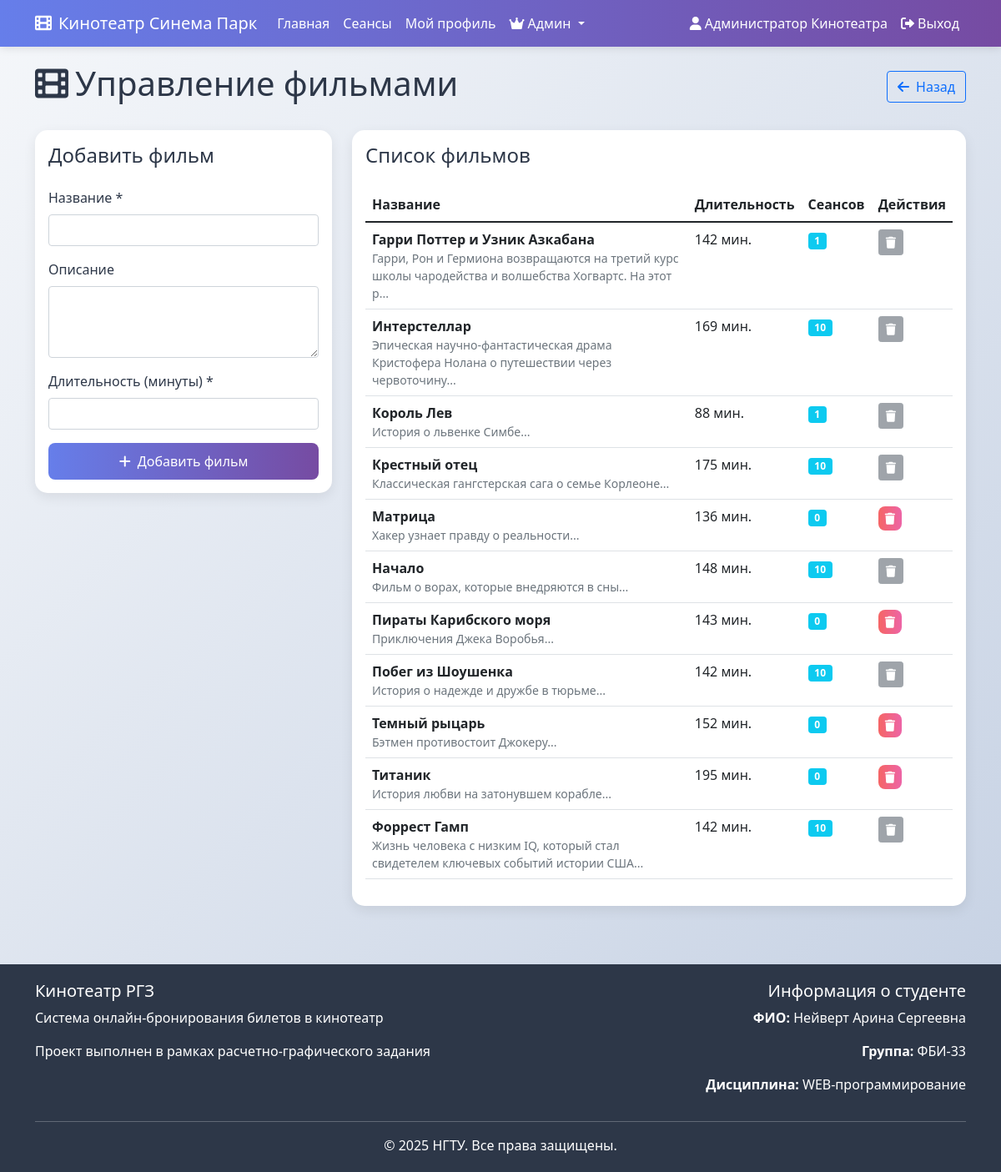
Screenshot of /rgz/admin/movies (signed in) with the database file from the repository.
### tables this page shows
CREATE TABLE movies (
            id INTEGER PRIMARY KEY AUTOINCREMENT,
            title TEXT NOT NULL,
            description TEXT,
            duration_minutes INTEGER,
            created_at TIMESTAMP DEFAULT CURRENT_TIMESTAMP
        );

### rgz.py (the view, shortened to what this page needs)
@rgz_bp.route('/admin/movies', methods=['GET', 'POST'])
def admin_movies():
    if 'user_id' not in session or not session.get('is_admin'):
        flash('Доступ запрещен', 'error')
        return redirect(url_for('rgz.index'))
    conn = get_db_connection()
    movies = conn.execute('''
        SELECT m.*,
               (SELECT COUNT(*) FROM sessions WHERE movie_id = m.id) as session_count
        FROM movies m
        ORDER BY m.title
    ''').fetchall()
    conn.close()
    return render_template('rgz/admin/movies.html',
                         movies=movies,
                         student_info=STUDENT_INFO)

### rgz.py (called while the page is built)
def get_db_path():
    base_dir = os.path.dirname(os.path.abspath(__file__))
    return os.path.join(base_dir, 'rgz_database.db')

def get_db_connection():
    db_path = get_db_path()
    conn = sqlite3.connect(db_path)
    conn.row_factory = sqlite3.Row
    return conn

@rgz_bp.before_request
def before_request():
    g.student_info = STUDENT_INFO

### templates/rgz/admin/movies.html (shortened to what this page needs)
{% extends "rgz/base.html" %}
{% block content %}
<div class="d-flex justify-content-between align-items-center mb-4">
    <h1><i class="fas fa-film me-2"></i>Управление фильмами</h1>
    <a href="{{ url_for('rgz.admin_panel') }}" class="btn btn-outline-primary">
        <i class="fas fa-arrow-left me-2"></i>Назад
    </a>
</div>
<div class="row">
    <div class="col-md-4">
        <div class="card">
            <div class="card-body">
                <h4 class="card-title mb-4">Добавить фильм</h4>
                <form method="POST">
                    <div class="mb-3">
                        <label for="title" class="form-label">Название *</label>
                        <input type="text" class="form-control" id="title" name="title" required>
                    </div>
                    <div class="mb-3">
                        <label for="description" class="form-label">Описание</label>
                        <textarea class="form-control" id="description" name="description" rows="3"></textarea>
                    </div>
                    <div class="mb-3">
                        <label for="duration" class="form-label">Длительность (минуты) *</label>
                        <input type="number" class="form-control" id="duration" name="duration" required min="1">
                    </div>
                    <button type="submit" class="btn btn-primary w-100">
                        <i class="fas fa-plus me-2"></i>Добавить фильм
                    </button>
                </form>
            </div>
        </div>
    </div>
    <div class="col-md-8">
        <div class="card">
            <div class="card-body">
                <h4 class="card-title mb-4">Список фильмов</h4>
                {% if movies %}
                <div class="table-responsive">
                    <table class="table table-hover">
                        <thead>
                            <tr>
                                <th>Название</th>
                                <th>Длительность</th>
                                <th>Сеансов</th>
                                <th>Действия</th>
                            </tr>
                        </thead>
                        <tbody>
                            {% for movie in movies %}
                            <tr>
                                <td>
                                    <strong>{{ movie.title }}</strong>
                                    {% if movie.description %}
                                    <p class="text-muted mb-0 small">{{ movie.description[:100] }}...</p>
                                    {% endif %}
                                </td>
                                <td>{{ movie.duration_minutes }} мин.</td>
                                <td>
                                    <span class="badge bg-info">{{ movie.session_count }}</span>
                                </td>
                                <td>
                                    {% if movie.session_count == 0 %}
                                    <a href="{{ url_for('rgz.admin_delete_movie', movie_id=movie.id) }}"
                                       class="btn btn-sm btn-danger"
                                       onclick="return confirm('Удалить фильм?')">
                                        <i class="fas fa-trash"></i>
                                    </a>
                                    {% else %}
                                    <button class="btn btn-sm btn-secondary" disabled title="Нельзя удалить - есть сеансы">
                                        <i class="fas fa-trash"></i>
                                    </button>
                                    {% endif %}
                                </td>
                            </tr>
                            {% endfor %}
                        </tbody>
                    </table>
                </div>
                {% else %}
                <div class="alert alert-info">
                    <i class="fas fa-info-circle me-2"></i>Нет фильмов в базе данных.
                </div>
                {% endif %}
            </div>
        </div>
    </div>
</div>
{% endblock %}

### templates/rgz/base.html (style rules this page uses)
:root { --primary-color: #667eea; --secondary-color: #764ba2; --success-color: #48bb78; --danger-color: #f56565; --warning-color: #ed8936; --dark-color: #2d3748; --light-color: #f7fafc; }
body { font-family: 'Segoe UI', Tahoma, Geneva, Verdana, sans-serif; background: linear-gradient(135deg, #f5f7fa 0%, #c3cfe2 100%); min-height: 100vh; color: var(--dark-color); }
.card { border: none; border-radius: 15px; box-shadow: 0 5px 15px rgba(0, 0, 0, 0.08); transition: transform 0.3s ease; margin-bottom: 20px; }
.btn-primary { background: linear-gradient(90deg, var(--primary-color) 0%, var(--secondary-color) 100%); border: none; border-radius: 8px; padding: 10px 25px; transition: all 0.3s ease; }
.btn-danger { background: linear-gradient(90deg, var(--danger-color) 0%, #ed64a6 100%); border: none; border-radius: 8px; }

### rows the page displays
movies: title "Гарри Поттер и Узник Азкабана", description "Гарри, Рон и Гермиона возвращаются на третий курс школы чародейства и волшебства Хогвартс. На этот р", duration_minutes "142", session_count "1"
movies: title "Интерстеллар", description "Эпическая научно-фантастическая драма Кристофера Нолана о путешествии через червоточину", duration_minutes "169", session_count "10"
movies: title "Король Лев", description "История о львенке Симбе", duration_minutes "88", session_count "1"
movies: title "Крестный отец", description "Классическая гангстерская сага о семье Корлеоне", duration_minutes "175", session_count "10"
movies: title "Матрица", description "Хакер узнает правду о реальности", duration_minutes "136", session_count "0"
movies: title "Начало", description "Фильм о ворах, которые внедряются в сны", duration_minutes "148", session_count "10"
movies: title "Пираты Карибского моря", description "Приключения Джека Воробья", duration_minutes "143", session_count "0"
movies: title "Побег из Шоушенка", description "История о надежде и дружбе в тюрьме", duration_minutes "142", session_count "10"
movies: title "Темный рыцарь", description "Бэтмен противостоит Джокеру", duration_minutes "152", session_count "0"
movies: title "Титаник", description "История любви на затонувшем корабле", duration_minutes "195", session_count "0"
movies: title "Форрест Гамп", description "Жизнь человека с низким IQ, который стал свидетелем ключевых событий истории США", duration_minutes "142", session_count "10"

### other values shown
{{ session.user_name }} "Администратор Кинотеатра"
{{ student_info.fio }} "Нейверт Арина Сергеевна"
{{ student_info.group }} "ФБИ-33"
